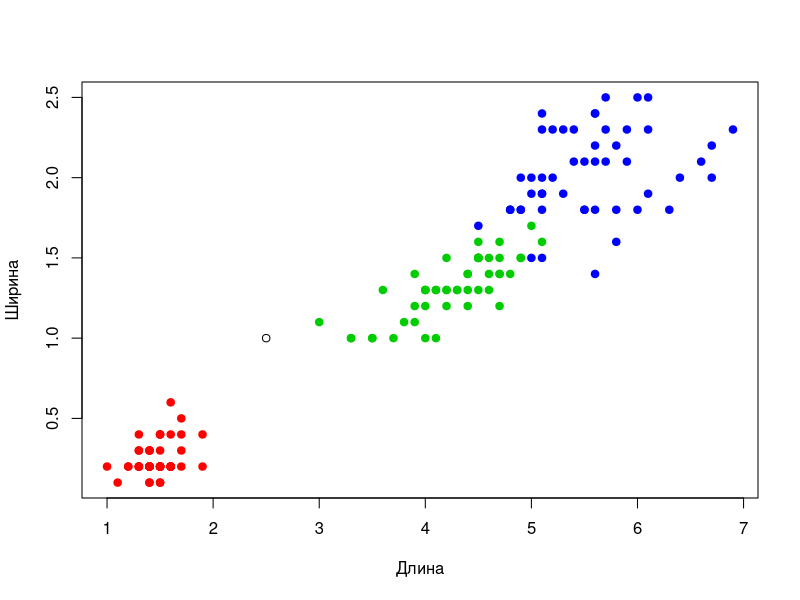

R code for this plot: (Note: this script raises an error after producing the figure.)
print("Hello world!")
colors <- c("setosa" = "red", "versicolor" = "green3", "virginica" = "blue")
plot(iris[, 3:4], pch = 21, bg = colors[iris$Species], col=colors[iris$Species],"Длина","Ширина")
points(2.5,1)

summa <- (function(a,b) a+b)
summa(3,4)

dist <- (function(a,b) sqrt(((a[1]-b[1])^2)+((a[2]-b[2])^2)))



newPoints <- rbin(iris[3:4], c())
  